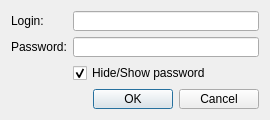
<?xml version="1.0" encoding="UTF-8"?>
<ui version="4.0">
 <class>Dialog</class>
 <widget class="QDialog" name="Dialog">
  <property name="geometry">
   <rect>
    <x>0</x>
    <y>0</y>
    <width>270</width>
    <height>120</height>
   </rect>
  </property>
  <property name="sizePolicy">
   <sizepolicy hsizetype="Fixed" vsizetype="Fixed">
    <horstretch>0</horstretch>
    <verstretch>0</verstretch>
   </sizepolicy>
  </property>
  <property name="minimumSize">
   <size>
    <width>270</width>
    <height>120</height>
   </size>
  </property>
  <property name="maximumSize">
   <size>
    <width>270</width>
    <height>120</height>
   </size>
  </property>
  <property name="windowTitle">
   <string>Dialog</string>
  </property>
  <layout class="QVBoxLayout" name="verticalLayout">
   <property name="sizeConstraint">
    <enum>QLayout::SetDefaultConstraint</enum>
   </property>
   <item>
    <layout class="QFormLayout" name="formLayout">
     <property name="fieldGrowthPolicy">
      <enum>QFormLayout::ExpandingFieldsGrow</enum>
     </property>
     <item row="0" column="0">
      <widget class="QLabel" name="loginLabel">
       <property name="text">
        <string>Login:</string>
       </property>
      </widget>
     </item>
     <item row="0" column="1">
      <widget class="QLineEdit" name="loginLE"/>
     </item>
     <item row="1" column="0">
      <widget class="QLabel" name="passwordLabel">
       <property name="text">
        <string>Password:</string>
       </property>
      </widget>
     </item>
     <item row="1" column="1">
      <widget class="QLineEdit" name="passwordLE">
       <property name="inputMethodHints">
        <set>Qt::ImhHiddenText|Qt::ImhNoAutoUppercase|Qt::ImhNoPredictiveText|Qt::ImhSensitiveData</set>
       </property>
       <property name="echoMode">
        <enum>QLineEdit::Password</enum>
       </property>
      </widget>
     </item>
     <item row="3" column="1">
      <widget class="QDialogButtonBox" name="buttonBox">
       <property name="orientation">
        <enum>Qt::Horizontal</enum>
       </property>
       <property name="standardButtons">
        <set>QDialogButtonBox::Cancel|QDialogButtonBox::Ok</set>
       </property>
      </widget>
     </item>
     <item row="2" column="1">
      <widget class="QCheckBox" name="hideCheck">
       <property name="text">
        <string>Hide/Show password</string>
       </property>
       <property name="checked">
        <bool>true</bool>
       </property>
       <property name="tristate">
        <bool>false</bool>
       </property>
      </widget>
     </item>
    </layout>
   </item>
  </layout>
 </widget>
 <resources/>
 <connections>
  <connection>
   <sender>buttonBox</sender>
   <signal>accepted()</signal>
   <receiver>Dialog</receiver>
   <slot>accept()</slot>
   <hints>
    <hint type="sourcelabel">
     <x>248</x>
     <y>254</y>
    </hint>
    <hint type="destinationlabel">
     <x>157</x>
     <y>274</y>
    </hint>
   </hints>
  </connection>
  <connection>
   <sender>buttonBox</sender>
   <signal>rejected()</signal>
   <receiver>Dialog</receiver>
   <slot>reject()</slot>
   <hints>
    <hint type="sourcelabel">
     <x>316</x>
     <y>260</y>
    </hint>
    <hint type="destinationlabel">
     <x>286</x>
     <y>274</y>
    </hint>
   </hints>
  </connection>
 </connections>
</ui>
